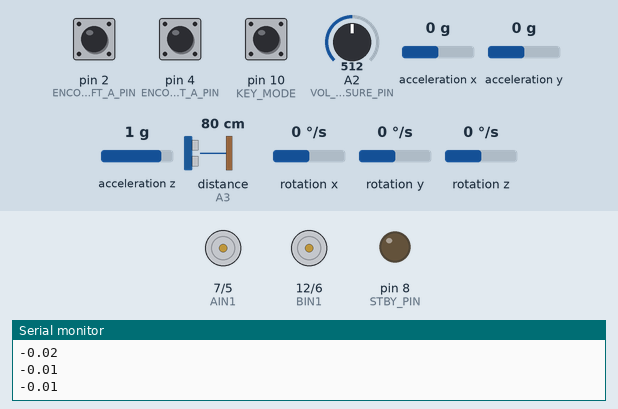
Simulated run of this sketch. Board: Arduino Uno, built with avr-gcc and run on an emulated ATmega328P. Shown: direction and speed pins drawn as motors (green arrow = direction pin HIGH = forward, orange = LOW = backward, longer = more drive, stopped while the standby pin is LOW), output pins drawn as LEDs (lit = HIGH), the last lines printed to the serial monitor. Wiring (inferred from the names in the program): ultrasonic range finder: trigger pin 11; echo A3. Inputs (shaded band) come from the test bench; at power-on: acceleration y 0 g, A2 (VOL_MEASURE_PIN) = 512, acceleration z 1 g, pin 2 (ENCODER_LEFT_A_PIN) HIGH, pin 4 (ENCODER_RIGHT_A_PIN) HIGH, pin 10 (KEY_MODE) HIGH, acceleration x 0 g, distance to the obstacle (sensor on A3) 80 cm, rotation x 0 °/s, rotation y 0 °/s, rotation z 0 °/s. The echo pulse lasts 58.3 µs per cm; pins used as bus, display or sensor lines are not drawn.

Above: at 1.2 s.
1.3 s: acceleration y set to -1.4 g
At 2.8 s:
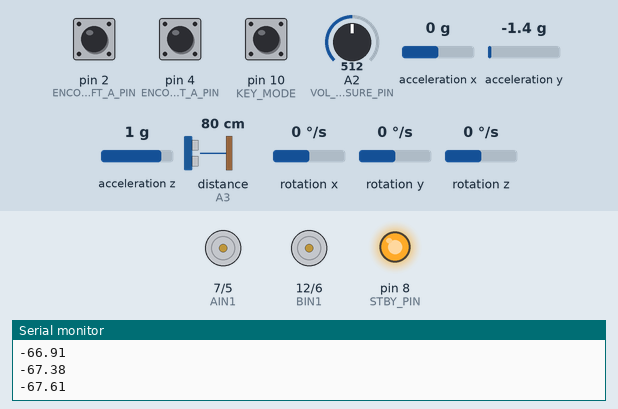
5.5 s: acceleration y set to 0 g
At 5.97 s:
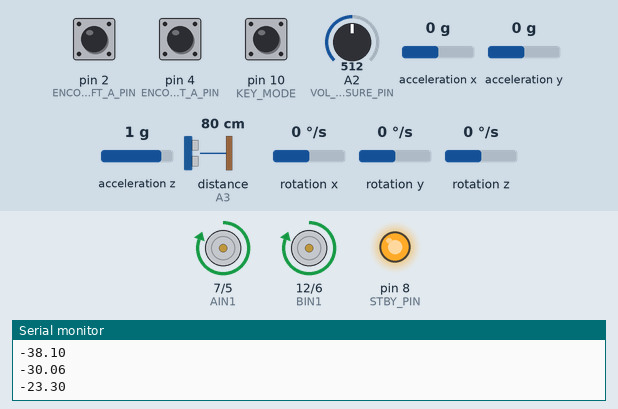
9.7 s: A2 (VOL_MEASURE_PIN) set to 931
13.2 s: A2 (VOL_MEASURE_PIN) set to 962
At 14.5 s:
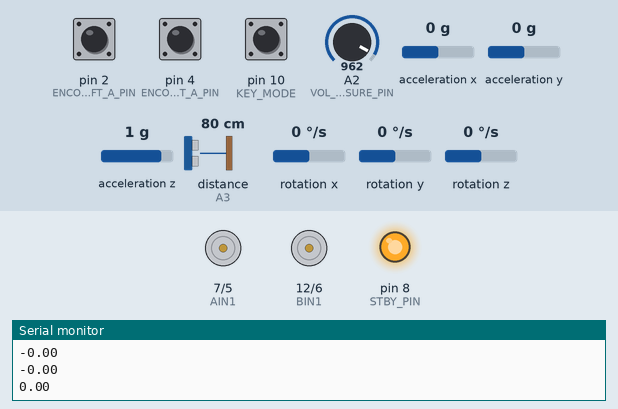
15.7 s: acceleration z set to 0.1 g
17.2 s: acceleration z set to -0.2 g
At 18.4 s:
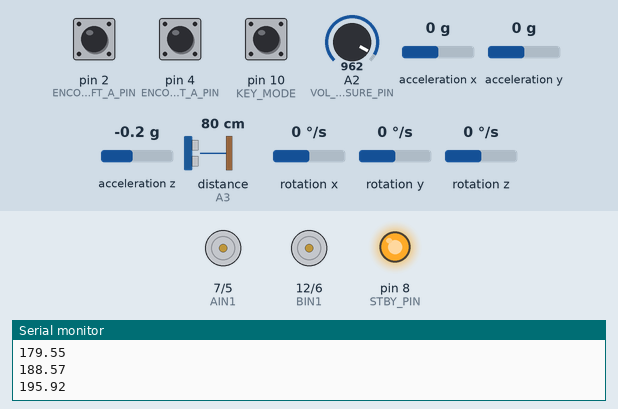
Timing chart, 0 to 19.7 s (numbered marks = the images above; inputs shaded):
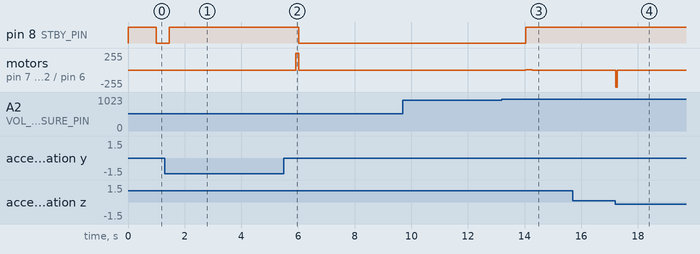

The sketch:

Tumbller.ino
```cpp
/*
 * @Description: In User Settings Edit
 * @Author: your name
 * @Date: 2019-09-12 14:51:36
 * @LastEditTime: 2019-10-11 16:39:57
 * @LastEditors: Please set LastEditors
 */
#include <Arduino.h>
#include "PinChangeInt.h"
#include "Pins.h"
#include "mode.h"
#include "Command.h"
#include "BalanceCar.h"
#include "Ultrasonic.h"
#include "voltage.h"

unsigned long start_prev_time = 0;
boolean carInitialize_en = true;

void functionMode()
{
  switch (function_mode)
  {
  case IDLE:
    break;
  case OBSTACLE:
    obstacleAvoidanceMode();
    break;
  default:
    break;
  }
}

void setMotionState()
{
  switch (motion_mode)
  {
  case FORWARD:
    setting_car_speed = 40;
    setting_turn_speed = 0;
    break;
  case BACKWARD:
    setting_car_speed = -40;
    setting_turn_speed = 0;
    break;
  case TURNLEFT:
    setting_car_speed = 0;
    setting_turn_speed = 50;
    break;
  case TURNRIGHT:
    setting_car_speed = 0;
    setting_turn_speed = -50;
    break;
  case STANDBY:
    setting_car_speed = 0;
    setting_turn_speed = 0;
    break;
  case STOP:
    if (millis() - start_prev_time > 1000)
    {
      function_mode = IDLE;
      if (balance_angle_min <= kalmanfilter_angle && kalmanfilter_angle <= balance_angle_max)
      {
        motion_mode = STANDBY;
      }
    }
    break;
  case START:
    if (millis() - start_prev_time > 2000)
    {
      if (balance_angle_min <= kalmanfilter_angle && kalmanfilter_angle <= balance_angle_max)
      {
        car_speed_integeral = 0;
        setting_car_speed = 0;
        motion_mode = STANDBY;
      }
      else
      {
        motion_mode = STOP;
        carStop();
      }
    }
    break;
  default:
    break;
  }
}

void keyEventHandle()
{
  if (key_value != '\0')
  {
    key_flag = key_value;

    switch (key_value)
    {
    case 's':
      motion_mode = STANDBY;
      break;
    case 'f':
      motion_mode = FORWARD;
      break;
    case 'b':
      motion_mode = BACKWARD;
      break;
    case 'l':
      motion_mode = TURNLEFT;
      break;
    case 'i':
      motion_mode = TURNRIGHT;
      break;
    case '2':
      function_mode = OBSTACLE;
      obstacle_avoidance_flag = 0;
      obstacle_avoidance_prev_time = millis();
      break;
    case '4':
      function_mode = IDLE;
      motion_mode = STOP;
      carBack(110);
      delay((kalmanfilter_angle - 30) * (kalmanfilter_angle - 30) / 8);
      carStop();
      start_prev_time = millis();
      break;
    case '5':
      if (millis() - start_prev_time > 500 && kalmanfilter_angle >= balance_angle_min)
      {
        start_prev_time = millis();
        motion_mode = START;
      }
      motion_mode = START;
      break;
    default:
      break;
    }
    if (key_flag == key_value)
    {
      key_value = '\0';
    }
  }
}

void setup()
{
  Serial.begin(9600);
  ultrasonicInit();
  keyInit();
  voltageInit();
  start_prev_time = millis();
  carInitialize();
}
void loop()
{
  getKeyValue();
  keyEventHandle();
  getDistance();
  voltageMeasure();
  setMotionState();
  functionMode();
  static unsigned long print_time;
  if (millis() - print_time > 100)
  {
    print_time = millis();
    Serial.println(kalmanfilter.angle);
  }
  static unsigned long start_time;
  if (millis() - start_time < 10)
  {
    function_mode = IDLE;
    motion_mode = STOP;
    carStop();
  }
  if (millis() - start_time == 2000) // Enter the pendulum, the car balances...
  {
    key_value = '5';
  }
}
```

BalanceCar.h
```cpp
/*
 * @Description: In User Settings Edit
 * @Author: your name
 * @Date: 2019-10-08 09:35:07
 * @LastEditTime: 2019-10-11 16:25:04
 * @LastEditors: Please set LastEditors
 */
#include "MsTimer2.h"
#include "KalmanFilter.h"
#include "I2Cdev.h"
//#include "MPU6050_6Axis_MotionApps20.h"

#include "MPU6050.h"
#include "Wire.h"
MPU6050 mpu;
KalmanFilter kalmanfilter;

//Setting PID parameters

double kp_balance = 55, kd_balance = 0.75;
double kp_speed = 10, ki_speed = 0.26;
double kp_turn = 2.5, kd_turn = 0.5;

//Setting MPU6050 calibration parameters
double angle_zero = 0;            //x axle angle calibration
double angular_velocity_zero = 0; //x axle angular velocity calibration

volatile unsigned long encoder_count_right_a = 0;
volatile unsigned long encoder_count_left_a = 0;
int16_t ax, ay, az, gx, gy, gz;
float dt = 0.005, Q_angle = 0.001, Q_gyro = 0.005, R_angle = 0.5, C_0 = 1, K1 = 0.05;

int encoder_left_pulse_num_speed = 0;
int encoder_right_pulse_num_speed = 0;
double speed_control_output = 0;
double rotation_control_output = 0;
double speed_filter = 0;
int speed_control_period_count = 0;
double car_speed_integeral = 0;
double speed_filter_old = 0;
int setting_car_speed = 0;
int setting_turn_speed = 0;
double pwm_left = 0;
double pwm_right = 0;
float kalmanfilter_angle;
// char balance_angle_min = -27;
// char balance_angle_max = 27;
char balance_angle_min = -22;
char balance_angle_max = 22;

void carStop()
{
  digitalWrite(AIN1, HIGH);
  digitalWrite(BIN1, LOW);
  digitalWrite(STBY_PIN, HIGH);
  analogWrite(PWMA_LEFT, 0);
  analogWrite(PWMB_RIGHT, 0);
}

void carForward(unsigned char speed)
{
  digitalWrite(AIN1, 0);
  digitalWrite(BIN1, 0);
  analogWrite(PWMA_LEFT, speed);
  analogWrite(PWMB_RIGHT, speed);
}

void carBack(unsigned char speed)
{
  digitalWrite(AIN1, 1);
  digitalWrite(BIN1, 1);
  analogWrite(PWMA_LEFT, speed);
  analogWrite(PWMB_RIGHT, speed);
}

void balanceCar()
{
  sei();
  encoder_left_pulse_num_speed += pwm_left < 0 ? -encoder_count_left_a : encoder_count_left_a;
  encoder_right_pulse_num_speed += pwm_right < 0 ? -encoder_count_right_a : encoder_count_right_a;
  encoder_count_left_a = 0;
  encoder_count_right_a = 0;
  mpu.getMotion6(&ax, &ay, &az, &gx, &gy, &gz);
  kalmanfilter.Angle(ax, ay, az, gx, gy, gz, dt, Q_angle, Q_gyro, R_angle, C_0, K1);
  kalmanfilter_angle = kalmanfilter.angle;
  double balance_control_output = kp_balance * (kalmanfilter_angle - angle_zero) + kd_balance * (kalmanfilter.Gyro_x - angular_velocity_zero);

  speed_control_period_count++;
  if (speed_control_period_count >= 8)
  {
    speed_control_period_count = 0;
    double car_speed = (encoder_left_pulse_num_speed + encoder_right_pulse_num_speed) * 0.5;
    encoder_left_pulse_num_speed = 0;
    encoder_right_pulse_num_speed = 0;
    speed_filter = speed_filter_old * 0.7 + car_speed * 0.3;
    speed_filter_old = speed_filter;
    car_speed_integeral += speed_filter;
    car_speed_integeral += -setting_car_speed;
    car_speed_integeral = constrain(car_speed_integeral, -3000, 3000);
    speed_control_output = -kp_speed * speed_filter - ki_speed * car_speed_integeral;
    rotation_control_output = setting_turn_speed + kd_turn * kalmanfilter.Gyro_z;
  }

  pwm_left = balance_control_output - speed_control_output - rotation_control_output;
  pwm_right = balance_control_output - speed_control_output + rotation_control_output;

  pwm_left = constrain(pwm_left, -255, 255);
  pwm_right = constrain(pwm_right, -255, 255);
  if (motion_mode != START && motion_mode != STOP && (kalmanfilter_angle < balance_angle_min || balance_angle_max < kalmanfilter_angle))
  {
    motion_mode = STOP;
    carStop();
  }

  if (motion_mode == STOP && key_flag != '4')
  {
    car_speed_integeral = 0;
    setting_car_speed = 0;
    pwm_left = 0;
    pwm_right = 0;
    carStop();
  }
  else if (motion_mode == STOP)
  {
    car_speed_integeral = 0;
    setting_car_speed = 0;
    pwm_left = 0;
    pwm_right = 0;
  }
  else
  {
    if (pwm_left < 0)
    {
      digitalWrite(AIN1, 1);
      analogWrite(PWMA_LEFT, -pwm_left);
    }
    else
    {
      digitalWrite(AIN1, 0);
      analogWrite(PWMA_LEFT, pwm_left);
    }
    if (pwm_right < 0)
    {
      digitalWrite(BIN1, 1);
      analogWrite(PWMB_RIGHT, -pwm_right);
    }
    else
    {
      digitalWrite(BIN1, 0);
      analogWrite(PWMB_RIGHT, pwm_right);
    }
  }
}

void encoderCountRightA()
{
  encoder_count_right_a++;
}

void encoderCountLeftA()
{
  encoder_count_left_a++;
}

void carInitialize()
{
  pinMode(AIN1, OUTPUT);
  pinMode(BIN1, OUTPUT);
  pinMode(PWMA_LEFT, OUTPUT);
  pinMode(PWMB_RIGHT, OUTPUT);
  pinMode(STBY_PIN, OUTPUT);
  carStop();
  Wire.begin();
  mpu.initialize();
  attachInterrupt(digitalPinToInterrupt(ENCODER_LEFT_A_PIN), encoderCountLeftA, CHANGE);
  attachPinChangeInterrupt(ENCODER_RIGHT_A_PIN, encoderCountRightA, CHANGE);
  MsTimer2::set(5, balanceCar);
  MsTimer2::start();
}
```

Command.h
```cpp
char key_value = '\0';
char key_flag = '\0';
char key_mode = 0;
char prev_key_mode = 0;
unsigned long key_mode_time = 0;

void keyValue()
{
  if (millis() - key_mode_time > 500)
  {
    key_mode_time = millis();

    key_mode++;

    if (key_mode >= 5)
    {
      key_mode = 0;
    }
  }
}

bool getKeyValue()
{
  if (prev_key_mode != key_mode)
  {
    prev_key_mode = key_mode;
    switch (key_mode)
    {
    case 0:
      key_value = 's';
      function_mode = IDLE;
      break;
    case 1:
      key_value = '1';
      break;
    case 2:
      key_value = '2';
      break;
    case 3:
      key_value = '0';
      break;
    case 4:
      key_value = '3';
      break;
    default:
      break;
    }
    return true;
  }
  return false;
}

void keyInit()
{
  pinMode(KEY_MODE, INPUT_PULLUP);
  attachPinChangeInterrupt(KEY_MODE, keyValue, FALLING);
}
```

KalmanFilter.cpp
```cpp
#include "KalmanFilter.h"

void KalmanFilter::Yiorderfilter(float angle_m, float gyro_m,float dt,float K1) {
  angle6 = K1 * angle_m + (1 - K1) * (angle6 + gyro_m * dt);
}

void KalmanFilter::Kalman_Filter(double angle_m, double gyro_m,float dt,float Q_angle,float Q_gyro,float R_angle,float C_0) {
  angle += (gyro_m - q_bias) * dt;
  angle_err = angle_m - angle;
  Pdot[0] = Q_angle - P[0][1] - P[1][0];
  Pdot[1] = - P[1][1];
  Pdot[2] = - P[1][1];
  Pdot[3] = Q_gyro;
  P[0][0] += Pdot[0] * dt;
  P[0][1] += Pdot[1] * dt;
  P[1][0] += Pdot[2] * dt;
  P[1][1] += Pdot[3] * dt;
  PCt_0 = C_0 * P[0][0];
  PCt_1 = C_0 * P[1][0];
  E = R_angle + C_0 * PCt_0;
  K_0 = PCt_0 / E;
  K_1 = PCt_1 / E;
  t_0 = PCt_0;
  t_1 = C_0 * P[0][1];
  P[0][0] -= K_0 * t_0;
  P[0][1] -= K_0 * t_1;
  P[1][0] -= K_1 * t_0;
  P[1][1] -= K_1 * t_1;
  angle += K_0 * angle_err;
  q_bias += K_1 * angle_err;
  angle_dot = gyro_m - q_bias;
}

void KalmanFilter::Angle(int16_t ax, int16_t ay, int16_t az, int16_t gx, int16_t gy, int16_t gz, float dt, float Q_angle, float Q_gyro, float R_angle, float C_0, float K1) {
  float Angle = atan2(ay , az) * 57.3;
  Gyro_x = (gx - 128.1) / 131;
  Kalman_Filter(Angle, Gyro_x, dt, Q_angle, Q_gyro, R_angle, C_0);
  Gyro_z = -gz / 131;
}
```

KalmanFilter.h
```cpp
#ifndef KalmanFilter_h
#define KalmanFilter_h

#if defined(ARDUINO) && (ARDUINO >= 100)
#include <Arduino.h>
#else
#include <WProgram.h>
#endif

class KalmanFilter
{
public:
  void Yiorderfilter(float angle_m, float gyro_m,float dt,float K1);
  void Kalman_Filter(double angle_m, double gyro_m,float dt,float Q_angle,float Q_gyro,float R_angle,float C_0);
  void Angle(int16_t ax, int16_t ay, int16_t az, int16_t gx, int16_t gy, int16_t gz, float dt, float Q_angle, float Q_gyro, float R_angle, float C_0, float K1);
  float Gyro_x, Gyro_y, Gyro_z;
  float accelz = 0;
  float angle;
  float angle6;
private:
  float angle_err, q_bias;
  float Pdot[4] = { 0, 0, 0, 0};
  float P[2][2] = {{ 1, 0 }, { 0, 1 }};
  float PCt_0, PCt_1, E, K_0, K_1, t_0, t_1;
  float angle_dot;
};

#endif
```

Ultrasonic.h
```cpp
/*
 * @Description: In User Settings Edit
 * @Author: your name
 * @Date: 2019-10-08 09:35:07
 * @LastEditTime: 2019-10-10 14:24:57
 * @LastEditors: Please set LastEditors
 */
char measure_flag = 0;
double distance_value = 0;
unsigned long measure_prev_time = 0;
unsigned long get_distance_prev_time = 0;
char obstacle_avoidance_flag = 0;
unsigned long obstacle_avoidance_prev_time = 0;
int follow_flag = 0;
unsigned long follow_prev_time = 0;
long int turn_count = 0;

void ultrasonicInit()
{
  pinMode(ECHO_PIN, INPUT);
  pinMode(TRIG_PIN, OUTPUT);
}

void obstacleAvoidanceMode()
{
  unsigned int super_min = 3;
  unsigned int distance_min = 10;
  unsigned int distance_max = 45;
  unsigned int super_max = 400;

    switch (obstacle_avoidance_flag)
    {
    case 0:
      if (distance_value < distance_max || distance_value > super_max)
      {
        obstacle_avoidance_flag = 1;
        motion_mode = STANDBY;
      }
      else
      {
        motion_mode = FORWARD;
      }
      break;
    case 1:
      if (distance_value >= distance_max && distance_value <= super_max)
      {
        obstacle_avoidance_flag = 0;
        motion_mode = FORWARD;
      }
      else if (distance_value >= super_min && distance_value <= distance_min)
      {
        motion_mode = BACKWARD;
      }
      else
      {
        if (turn_count >= 0)
        {
          motion_mode = TURNRIGHT;
          turn_count++;
        }
        else
        {
          motion_mode = TURNLEFT;
          turn_count--;
        }
      }
      break;
    default:
      break;
    }
  }

void measureDistance()
{
  if (measure_flag == 0)
  {
    measure_prev_time = micros();
    attachPinChangeInterrupt(ECHO_PIN, measureDistance, FALLING);
    measure_flag = 1;
  }
  else if (measure_flag == 1)
  {
    distance_value = (micros() - measure_prev_time) * 0.017; //340.29 m/s / 2 -> (340.29*100 cm) /(1000*1000 us) / 2 = 0.0170145
    measure_flag = 2;
  }
}

void getDistance()
{
  if (millis() - get_distance_prev_time > 50)
  {
    get_distance_prev_time = millis();
    measure_flag = 0;
    attachPinChangeInterrupt(ECHO_PIN, measureDistance, RISING);
    digitalWrite(TRIG_PIN, LOW);
    delayMicroseconds(2);
    digitalWrite(TRIG_PIN, HIGH);
    delayMicroseconds(10);
    digitalWrite(TRIG_PIN, LOW);
  }
}
```

mode.h
```cpp
enum FUNCTION_MODE
{
  IDLE,
  OBSTACLE,
} function_mode = IDLE;

enum MOTION_MODE
{
  STANDBY,
  FORWARD,
  BACKWARD,
  TURNLEFT,
  TURNRIGHT,
  STOP,
  START,
} motion_mode = START;
```

voltage.h
```cpp
int low_voltage_flag = 1;
unsigned long vol_measure_time = 0;
void voltageInit()
{
  analogReference(INTERNAL);
}
void voltageMeasure()
{
  if (millis() - vol_measure_time > 1000)
  {
    vol_measure_time = millis();
    double voltage = (analogRead(VOL_MEASURE_PIN) * 1.1 / 1024) * ((10 + 1.5) / 1.5);
    if (voltage > 7.8)
    {
      if (low_voltage_flag == 1)
      {
        digitalWrite(STBY_PIN,HIGH);
      }
      low_voltage_flag = 0;
    }
    else
    {
      if (voltage < 7.0) //The battery is low in power and needs to be charged.
      {
        motion_mode = STOP;
        digitalWrite(STBY_PIN,LOW);
      }
      low_voltage_flag = 1;
    }
  }
}
```

Pins.h
```cpp
#ifndef Pins_h
#define Pins_h

#define VOL_MEASURE_PIN A2
#define ECHO_PIN A3
#define TRIG_PIN 11
#define RECV_PIN 9
#define NUMPIXELS 4
#define RGB_PIN 3
#define AIN1 7
#define PWMA_LEFT 5
#define BIN1 12
#define PWMB_RIGHT 6
#define STBY_PIN 8
#define ENCODER_LEFT_A_PIN 2
#define ENCODER_RIGHT_A_PIN 4
#define IR_SEND_PIN 9
#define LEFT_RECEIVE_PIN A0
#define RIGHT_RECEIVE_PIN A1
#define KEY_MODE 10
#endif
```

Measured:
- the behaviour switches between 947 and 948 on A2 (VOL_MEASURE_PIN) (found by bisection; images 2 and 3)
- after the input at 1.3 s, pin 8 (STBY_PIN): LOW → HIGH after 0.16 s
- after the input at 5.5 s, pin 8 (STBY_PIN): HIGH → LOW after 0.53 s; motor on pin 7 (AIN1) / pin 5 (PWMA_LEFT), motor on pin 12 (BIN1) / pin 6 (PWMB_RIGHT): stopped → forward 255/255 after 0.43 s, → stopped 0.10 s later
- after the input at 13.2 s, pin 8 (STBY_PIN): LOW → HIGH after 0.85 s; motor on pin 7 (AIN1) / pin 5 (PWMA_LEFT), motor on pin 12 (BIN1) / pin 6 (PWMB_RIGHT): stopped → forward 1/255 after 0.85 s, → stopped 0.22 s later
- after the input at 17.2 s, motor on pin 7 (AIN1) / pin 5 (PWMA_LEFT), motor on pin 12 (BIN1) / pin 6 (PWMB_RIGHT): stopped → backward 255/255 at once, → stopped 0.06 s later
